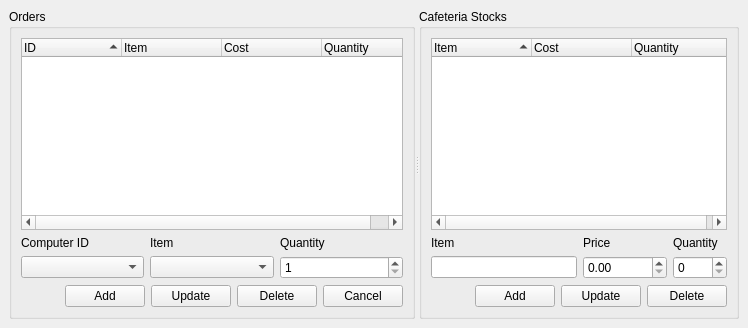
      <widget class="QWidget" name="tab_4" >
       <attribute name="title" >
        <string>Orders</string>
       </attribute>
       <layout class="QGridLayout" >
        <property name="leftMargin" >
         <number>9</number>
        </property>
        <property name="topMargin" >
         <number>9</number>
        </property>
        <property name="rightMargin" >
         <number>9</number>
        </property>
        <property name="bottomMargin" >
         <number>9</number>
        </property>
        <property name="horizontalSpacing" >
         <number>6</number>
        </property>
        <property name="verticalSpacing" >
         <number>6</number>
        </property>
        <item row="0" column="0" >
         <widget class="QSplitter" name="splitter" >
          <property name="orientation" >
           <enum>Qt::Horizontal</enum>
          </property>
          <widget class="QGroupBox" name="groupBox_2" >
           <property name="title" >
            <string>Orders</string>
           </property>
           <layout class="QGridLayout" >
            <property name="leftMargin" >
             <number>9</number>
            </property>
            <property name="topMargin" >
             <number>9</number>
            </property>
            <property name="rightMargin" >
             <number>9</number>
            </property>
            <property name="bottomMargin" >
             <number>9</number>
            </property>
            <property name="horizontalSpacing" >
             <number>6</number>
            </property>
            <property name="verticalSpacing" >
             <number>6</number>
            </property>
            <item row="1" column="0" colspan="5" >
             <layout class="QGridLayout" >
              <property name="leftMargin" >
               <number>0</number>
              </property>
              <property name="topMargin" >
               <number>0</number>
              </property>
              <property name="rightMargin" >
               <number>0</number>
              </property>
              <property name="bottomMargin" >
               <number>0</number>
              </property>
              <property name="horizontalSpacing" >
               <number>6</number>
              </property>
              <property name="verticalSpacing" >
               <number>6</number>
              </property>
              <item row="0" column="1" >
               <widget class="QLabel" name="label_8" >
                <property name="text" >
                 <string>Item</string>
                </property>
               </widget>
              </item>
              <item row="1" column="0" >
               <widget class="QComboBox" name="orders_idComboBox" />
              </item>
              <item row="0" column="0" >
               <widget class="QLabel" name="label_7" >
                <property name="text" >
                 <string>Computer ID</string>
                </property>
               </widget>
              </item>
              <item row="0" column="2" >
               <widget class="QLabel" name="label_9" >
                <property name="text" >
                 <string>Quantity</string>
                </property>
               </widget>
              </item>
              <item row="1" column="1" >
               <widget class="QComboBox" name="orders_itemComboBox" />
              </item>
              <item row="1" column="2" >
               <widget class="QSpinBox" name="orders_spinBox_1" >
                <property name="minimum" >
                 <number>1</number>
                </property>
               </widget>
              </item>
             </layout>
            </item>
            <item row="0" column="0" colspan="5" >
             <widget class="QTreeWidget" name="orders_treeWidget_1" >
              <property name="rootIsDecorated" >
               <bool>false</bool>
              </property>
              <property name="sortingEnabled" >
               <bool>true</bool>
              </property>
              <column>
               <property name="text" >
                <string>ID</string>
               </property>
              </column>
              <column>
               <property name="text" >
                <string>Item</string>
               </property>
              </column>
              <column>
               <property name="text" >
                <string>Cost</string>
               </property>
              </column>
              <column>
               <property name="text" >
                <string>Quantity</string>
               </property>
              </column>
             </widget>
            </item>
            <item row="2" column="4" >
             <widget class="QPushButton" name="orders_cancelButton_1" >
              <property name="text" >
               <string>Cancel</string>
              </property>
              <property name="icon" >
               <iconset resource="../data/pykafe.qrc" >:/icons/icons/button_cancel.png</iconset>
              </property>
             </widget>
            </item>
            <item row="2" column="3" >
             <widget class="QPushButton" name="orders_deleteButton_1" >
              <property name="text" >
               <string>Delete</string>
              </property>
              <property name="icon" >
               <iconset resource="../data/pykafe.qrc" >:/icons/icons/edit_remove.png</iconset>
              </property>
             </widget>
            </item>
            <item row="2" column="2" >
             <widget class="QPushButton" name="orders_updateButton_1" >
              <property name="text" >
               <string>Update</string>
              </property>
              <property name="icon" >
               <iconset resource="../data/pykafe.qrc" >:/icons/icons/reload.png</iconset>
              </property>
             </widget>
            </item>
            <item row="2" column="1" >
             <widget class="QPushButton" name="orders_addButton_1" >
              <property name="text" >
               <string>Add</string>
              </property>
              <property name="icon" >
               <iconset resource="../data/pykafe.qrc" >:/icons/icons/edit_add.png</iconset>
              </property>
             </widget>
            </item>
            <item row="2" column="0" >
             <spacer>
              <property name="orientation" >
               <enum>Qt::Horizontal</enum>
              </property>
              <property name="sizeHint" >
               <size>
                <width>40</width>
                <height>20</height>
               </size>
              </property>
             </spacer>
            </item>
           </layout>
          </widget>
          <widget class="QGroupBox" name="groupBox_3" >
           <property name="title" >
            <string>Cafeteria Stocks</string>
           </property>
           <layout class="QGridLayout" >
            <property name="leftMargin" >
             <number>9</number>
            </property>
            <property name="topMargin" >
             <number>9</number>
            </property>
            <property name="rightMargin" >
             <number>9</number>
            </property>
            <property name="bottomMargin" >
             <number>9</number>
            </property>
            <property name="horizontalSpacing" >
             <number>6</number>
            </property>
            <property name="verticalSpacing" >
             <number>6</number>
            </property>
            <item row="0" column="0" colspan="4" >
             <widget class="QTreeWidget" name="orders_treeWidget_2" >
              <property name="rootIsDecorated" >
               <bool>false</bool>
              </property>
              <property name="sortingEnabled" >
               <bool>true</bool>
              </property>
              <column>
               <property name="text" >
                <string>Item</string>
               </property>
              </column>
              <column>
               <property name="text" >
                <string>Cost</string>
               </property>
              </column>
              <column>
               <property name="text" >
                <string>Quantity</string>
               </property>
              </column>
             </widget>
            </item>
            <item row="1" column="0" colspan="4" >
             <layout class="QGridLayout" >
              <property name="leftMargin" >
               <number>0</number>
              </property>
              <property name="topMargin" >
               <number>0</number>
              </property>
              <property name="rightMargin" >
               <number>0</number>
              </property>
              <property name="bottomMargin" >
               <number>0</number>
              </property>
              <property name="horizontalSpacing" >
               <number>6</number>
              </property>
              <property name="verticalSpacing" >
               <number>6</number>
              </property>
              <item row="1" column="0" >
               <widget class="QLineEdit" name="orders_itemLineEdit" />
              </item>
              <item row="0" column="2" >
               <widget class="QLabel" name="label_6" >
                <property name="text" >
                 <string>Quantity</string>
                </property>
               </widget>
              </item>
              <item row="0" column="1" >
               <widget class="QLabel" name="label_5" >
                <property name="text" >
                 <string>Price</string>
                </property>
               </widget>
              </item>
              <item row="0" column="0" >
               <widget class="QLabel" name="label_4" >
                <property name="text" >
                 <string>Item</string>
                </property>
               </widget>
              </item>
              <item row="1" column="2" >
               <widget class="QSpinBox" name="orders_spinBox_3" >
                <property name="maximum" >
                 <number>5000</number>
                </property>
               </widget>
              </item>
              <item row="1" column="1" >
               <widget class="QDoubleSpinBox" name="orders_spinBox_2" >
                <property name="maximum" >
                 <double>1000000000.000000000000000</double>
                </property>
               </widget>
              </item>
             </layout>
            </item>
            <item row="2" column="0" >
             <spacer>
              <property name="orientation" >
               <enum>Qt::Horizontal</enum>
              </property>
              <property name="sizeHint" >
               <size>
                <width>40</width>
                <height>20</height>
               </size>
              </property>
             </spacer>
            </item>
            <item row="2" column="1" >
             <widget class="QPushButton" name="orders_addButton_2" >
              <property name="text" >
               <string>Add</string>
              </property>
              <property name="icon" >
               <iconset resource="../data/pykafe.qrc" >:/icons/icons/edit_add.png</iconset>
              </property>
             </widget>
            </item>
            <item row="2" column="2" >
             <widget class="QPushButton" name="orders_updateButton_2" >
              <property name="text" >
               <string>Update</string>
              </property>
              <property name="icon" >
               <iconset resource="../data/pykafe.qrc" >:/icons/icons/reload.png</iconset>
              </property>
             </widget>
            </item>
            <item row="2" column="3" >
             <widget class="QPushButton" name="orders_deleteButton_2" >
              <property name="text" >
               <string>Delete</string>
              </property>
              <property name="icon" >
               <iconset resource="../data/pykafe.qrc" >:/icons/icons/edit_remove.png</iconset>
              </property>
             </widget>
            </item>
           </layout>
          </widget>
         </widget>
        </item>
       </layout>
      </widget>
